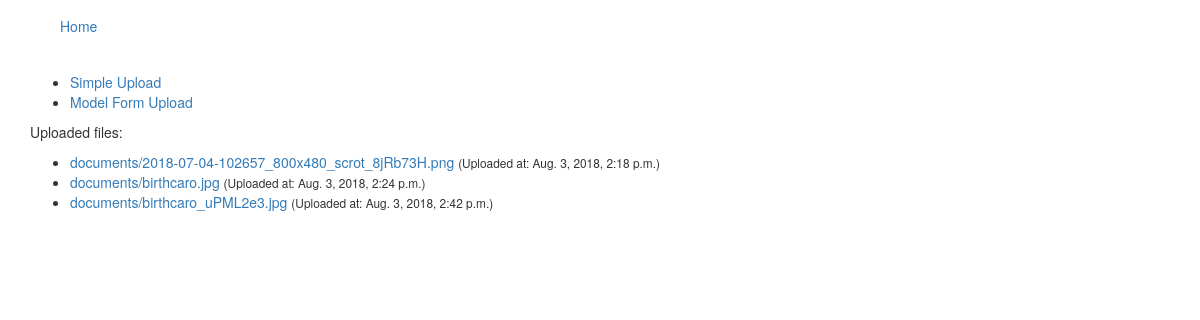
Screenshot of /simpleFileUpload/ with the database file from the repository.
### simpleFileUpload/models.py (models this page shows)
class Document(models.Model):
    description = models.CharField(max_length=255, blank=True)
    document = models.FileField(upload_to='documents/')
    uploaded_at = models.DateTimeField(auto_now_add=True)

### simpleFileUpload/views.py (the view)
# urls.py: 2. Add a URL to urlpatterns:  path('', views.home, name='home')
def home(request):
    documents = Document.objects.all()
    return render(request, 'core/home.html', { 'documents': documents })

### simpleFileUpload/templates/core/home.html
{% extends 'base.html' %}
{% block content %}
  <ul>
    <li>
      <a href="{% url 'simple_upload' %}">Simple Upload</a>
    </li>
    <li>
      <a href="{% url 'model_form_upload' %}">Model Form Upload</a>
    </li>
  </ul>
  <p>Uploaded files:</p>
  <ul>
    {% for obj in documents %}
      <li>
        <a href="{{ obj.document.url }}">{{ obj.document.name }}</a>
        <small>(Uploaded at: {{ obj.uploaded_at }})</small>
      </li>
    {% endfor %}
  </ul>
{% endblock %}

### django_bootstrap_calendar/templates/base.html (shortened to what this page needs)
{% load staticfiles i18n %}
{% load bootstrap_calendar %}
<!DOCTYPE html>
<html lang="en" ng-app>
  <head>
    {% block css %}
    <link rel="stylesheet" href="//netdna.bootstrapcdn.com/bootstrap/3.0.0/css/bootstrap.min.css">
    <link rel="stylesheet" href="//netdna.bootstrapcdn.com/bootstrap/3.0.0/css/bootstrap-theme.min.css">
    {% endblock %}
  </head>
  <body>
    <div class="header navbar">
      <div class="container">
        <a class="navbar-brand" href="/">{{cookiecutter.repo_name}}</a>
        <ul class="nav navbar-nav">
            <li class="active"><a href="/calendar/">Home</a></li>
        </ul>
      </div>
    </div>
    <div class="container">
      {% block content %}
      {% endblock content %}
    </div>
  </body>
</html>

### rows the page displays
Document: document.name "documents/2018-07-04-102657_800x480_scrot_8jRb73H.png", uploaded_at "Aug. 3, 2018, 2:18 p.m."
Document: document.name "documents/birthcaro.jpg", uploaded_at "Aug. 3, 2018, 2:24 p.m."
Document: document.name "documents/birthcaro_uPML2e3.jpg", uploaded_at "Aug. 3, 2018, 2:42 p.m."
